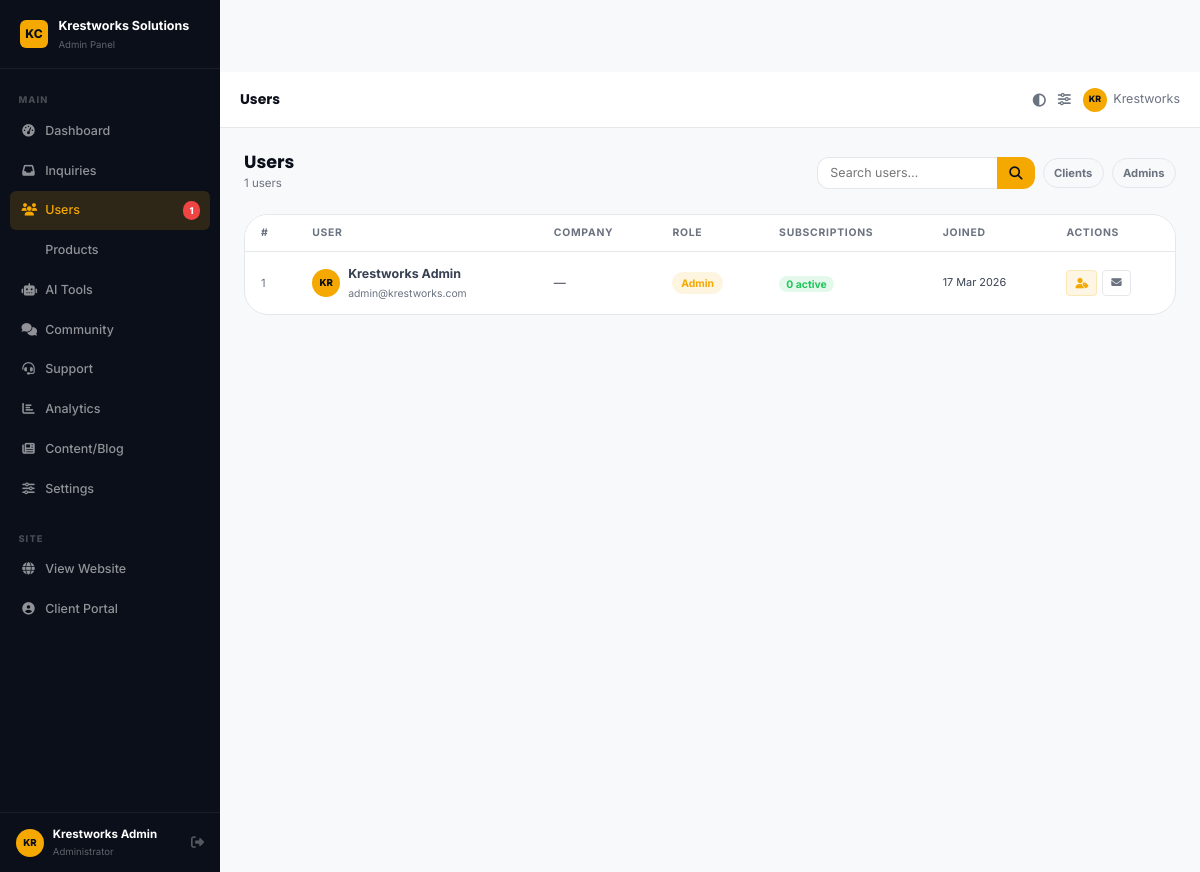
The page /admin/users.php (signed in) on the database its author committed.
### tables this page shows
CREATE TABLE IF NOT EXISTS users (
    id              INT UNSIGNED AUTO_INCREMENT PRIMARY KEY,
    name            VARCHAR(100)    NOT NULL,
    email           VARCHAR(150)    NOT NULL UNIQUE,
    password        VARCHAR(255)    NOT NULL,
    company         VARCHAR(150)    DEFAULT NULL,
    phone           VARCHAR(30)     DEFAULT NULL,
    avatar          VARCHAR(255)    DEFAULT NULL,
    role            ENUM('client','admin','moderator') DEFAULT 'client',
    is_active       TINYINT(1)      DEFAULT 1,
    email_verified  TINYINT(1)      DEFAULT 0,
    verify_token    VARCHAR(100)    DEFAULT NULL,
    reset_token     VARCHAR(100)    DEFAULT NULL,
    reset_expires   DATETIME        DEFAULT NULL,
    last_login      DATETIME        DEFAULT NULL,
    created_at      TIMESTAMP       DEFAULT CURRENT_TIMESTAMP,
    updated_at      TIMESTAMP       DEFAULT CURRENT_TIMESTAMP ON UPDATE CURRENT_TIMESTAMP,
    INDEX idx_email (email),
    INDEX idx_role (role)
);

### includes/helpers.php (called while the page is built, shortened)
<?php
function e(string $str): string {
    return htmlspecialchars($str, ENT_QUOTES | ENT_HTML5, 'UTF-8');
}
function asset(string $path): string {
    return BASE_URL . '/assets/' . ltrim($path, '/');
}
function url(string $path = ''): string {
    return BASE_URL . '/' . ltrim($path, '/');
}

### admin/users.php (the view, shortened to what this page needs)
<?php
$admin_title  = 'Users';
$admin_active = 'users';
require_once __DIR__ . '/admin-header.php';
$pdo = db();
$search = trim($_GET['q']??''); $role = $_GET['role']??''; $page = max(1,(int)($_GET['page']??1)); $perPg=20; $offset=($page-1)*$perPg;
$where=['1=1'];$params=[];
$wsql=implode(' AND ',$where);
$totalStmt=$pdo->prepare("SELECT COUNT(*) FROM users WHERE $wsql"); $totalStmt->execute($params); $total=(int)$totalStmt->fetchColumn();
$st=$pdo->prepare("SELECT * FROM users WHERE $wsql ORDER BY created_at DESC LIMIT ? OFFSET ?");
$st->execute(array_merge($params,[$perPg,$offset]));
$users=$st->fetchAll(PDO::FETCH_ASSOC);
?>
<div style="display:flex;align-items:center;justify-content:space-between;flex-wrap:wrap;gap:1rem;margin-bottom:1.25rem;">
  <div><h1 style="font-size:1.1rem;margin:0;">Users</h1><p style="font-size:0.72rem;color:var(--kw-text-muted);"><?= number_format($total) ?> users</p></div>
  <div style="display:flex;gap:0.5rem;flex-wrap:wrap;align-items:center;">
    <form method="GET" style="display:flex;gap:0;">
      <input type="text" name="q" value="<?= e($search) ?>" placeholder="Search users…" style="padding:0.45rem 0.75rem;background:var(--kw-bg-card);border:1px solid var(--kw-border);border-right:none;border-radius:var(--kw-radius-md) 0 0 var(--kw-radius-md);font-size:0.78rem;color:var(--kw-text-primary);outline:none;width:180px;">
      <button type="submit" style="padding:0.45rem 0.75rem;background:var(--kw-primary);border:none;border-radius:0 var(--kw-radius-md) var(--kw-radius-md) 0;cursor:pointer;color:#0A0F1A;"><i class="fa-solid fa-search"></i></button>
    </form>
    <a href="?role=client" style="padding:0.3rem 0.65rem;border-radius:999px;border:1px solid <?= $role==='client'?'var(--kw-primary)':'var(--kw-border)' ?>;background:<?= $role==='client'?'rgba(245,168,0,0.1)':'none' ?>;color:<?= $role==='client'?'var(--kw-primary)':'var(--kw-text-muted)' ?>;font-size:0.7rem;font-weight:700;text-decoration:none;">Clients</a>
    <a href="?role=admin" style="padding:0.3rem 0.65rem;border-radius:999px;border:1px solid <?= $role==='admin'?'var(--kw-primary)':'var(--kw-border)' ?>;background:<?= $role==='admin'?'rgba(245,168,0,0.1)':'none' ?>;color:<?= $role==='admin'?'var(--kw-primary)':'var(--kw-text-muted)' ?>;font-size:0.7rem;font-weight:700;text-decoration:none;">Admins</a>
  </div>
</div>
<div class="adm-card" style="padding:0;overflow:hidden;">
  <div style="overflow-x:auto;">
  <table class="adm-table">
    <thead><tr><th>#</th><th>User</th><th>Company</th><th>Role</th><th>Subscriptions</th><th>Joined</th><th>Actions</th></tr></thead>
    <tbody>
    <?php foreach ($users as $user):
      $subCnt = (int)$pdo->prepare('SELECT COUNT(*) FROM subscriptions WHERE user_id=? AND status="active"')->execute([$user['id']]) ? (function() use($pdo,$user){ $s=$pdo->prepare('SELECT COUNT(*) FROM subscriptions WHERE user_id=? AND status="active"'); $s->execute([$user['id']]); return (int)$s->fetchColumn(); })() : 0;
    ?>
    <tr>
      <td style="font-size:0.7rem;color:var(--kw-text-muted);"><?= $user['id'] ?></td>
      <td>
        <div style="display:flex;align-items:center;gap:0.5rem;">
          <div style="width:28px;height:28px;border-radius:50%;background:var(--kw-primary);color:#0A0F1A;display:flex;align-items:center;justify-content:center;font-size:0.6rem;font-weight:800;flex-shrink:0;">
            <?= strtoupper(substr($user['name'],0,2)) ?>
          </div>
          <div>
            <div style="font-weight:700;font-size:0.78rem;"><?= e($user['name']) ?></div>
            <div style="font-size:0.65rem;color:var(--kw-text-muted);"><?= e($user['email']) ?></div>
          </div>
        </div>
      </td>
      <td style="font-size:0.75rem;"><?= e($user['company']??'—') ?></td>
      <td><span class="adm-badge-inline badge-<?= $user['role'] ?>"><?= ucfirst($user['role']) ?></span></td>
      <td>
        <span style="background:rgba(34,197,94,0.12);color:#22C55E;border-radius:999px;padding:0.1rem 0.45rem;font-size:0.65rem;font-weight:700;">
          <?= $subCnt ?> active
        </span>
      </td>
      <td style="font-size:0.68rem;white-space:nowrap;"><?= date('d M Y', strtotime($user['created_at'])) ?></td>
      <td>
        <div style="display:flex;gap:0.3rem;">
          <button onclick="toggleRole(<?= $user['id'] ?>)" title="Toggle role" style="padding:0.22rem 0.5rem;background:rgba(245,168,0,0.1);border:1px solid rgba(245,168,0,0.2);border-radius:4px;font-size:0.65rem;color:var(--kw-primary);cursor:pointer;"><i class="fa-solid fa-user-tag"></i></button>
          <a href="mailto:<?= e($user['email']) ?>" style="padding:0.22rem 0.5rem;background:var(--kw-bg-alt);border:1px solid var(--kw-border);border-radius:4px;font-size:0.65rem;color:var(--kw-text-muted);text-decoration:none;" title="Email"><i class="fa-solid fa-envelope"></i></a>
        </div>
      </td>
    </tr>
    <?php endforeach; ?>
    </tbody>
  </table>
  </div>
</div>
<?php require_once __DIR__ . '/admin-footer.php'; ?>

### admin/admin-header.php (shortened to what this page needs)
<?php
require_once __DIR__ . '/../includes/helpers.php';
require_once __DIR__ . '/../includes/auth.php';
try {
    $pdo       = db();
    $adminUser = $pdo->prepare('SELECT id, name, email FROM users WHERE id = ? AND role = "admin" LIMIT 1');
    $adminUser->execute([$_SESSION['user_id']]);
    $adminUser = $adminUser->fetch(PDO::FETCH_ASSOC);
} catch (Exception $e) {
    $adminUser = ['name' => 'Admin', 'email' => ''];
}
try {
    $newInquiries = (int)$pdo->query("SELECT COUNT(*) FROM inquiries WHERE status='new'")->fetchColumn();
    $openTickets  = (int)$pdo->query("SELECT COUNT(*) FROM support_tickets WHERE status='open'")->fetchColumn();
    $newUsers     = (int)$pdo->query("SELECT COUNT(*) FROM users WHERE created_at >= DATE_SUB(NOW(), INTERVAL 7 DAY)")->fetchColumn();
} catch(Exception $e) {
    $newInquiries = $openTickets = $newUsers = 0;
}
$admin_active = $admin_active ?? '';
$adminInitials = strtoupper(substr($adminUser['name'], 0, 2));
$navItems = [
    ['dashboard',  'fa-gauge-high',     'Dashboard',   'admin',                0],
    ['inquiries',  'fa-inbox',          'Inquiries',   'admin/inquiries',      $newInquiries],
    ['users',      'fa-users',          'Users',       'admin/users',          $newUsers],
    ['products',   'fa-boxes-stacking', 'Products',    'admin/products',       0],
    ['ai-tools',   'fa-robot',          'AI Tools',    'admin/ai-tools',       0],
    ['community',  'fa-comments',       'Community',   'admin/community',      0],
    ['support',    'fa-headset',        'Support',     'admin/support',        $openTickets],
    ['analytics',  'fa-chart-bar',      'Analytics',   'admin/analytics',      0],
    ['content',    'fa-newspaper',      'Content/Blog','admin/content',        0],
    ['settings',   'fa-sliders',        'Settings',    'admin/settings',       0],
];
?>
<!DOCTYPE html>
<html lang="en" class="<?= $_COOKIE['kw_theme'] ?? '' ?>">
<head>
  <link rel="stylesheet" href="https://cdnjs.cloudflare.com/ajax/libs/font-awesome/6.5.0/css/all.min.css">
  <link rel="stylesheet" href="<?= asset('css/krest.css') ?>">
</head>
<body>
<div class="adm-layout">
  <aside class="adm-sidebar" id="adm-sidebar">
    <div class="adm-logo">
      <div class="adm-logo-mark">KC</div>
      <div>
        <div class="adm-logo-text"><?= APP_NAME ?></div>
        <div class="adm-logo-sub">Admin Panel</div>
      </div>
    </div>
    <nav class="adm-nav">
      <div class="adm-nav-label">Main</div>
      <?php foreach ($navItems as $item): ?>
      <a href="<?= url($item[3]) ?>" class="adm-nav-item <?= $admin_active === $item[0] ? 'active' : '' ?>">
        <i class="fa-solid <?= $item[1] ?>"></i>
        <?= $item[2] ?>
        <?php if ($item[4] > 0): ?><span class="adm-badge"><?= $item[4] > 99 ? '99+' : $item[4] ?></span><?php endif; ?>
      </a>
      <?php endforeach; ?>
      <div class="adm-nav-label" style="margin-top:0.75rem;">Site</div>
      <a href="<?= url() ?>" target="_blank" class="adm-nav-item">
        <i class="fa-solid fa-globe"></i> View Website
      </a>
      <a href="<?= url('portal') ?>" target="_blank" class="adm-nav-item">
        <i class="fa-solid fa-user-circle"></i> Client Portal
      </a>
    </nav>
    <div class="adm-user-bar">
      <div class="adm-avatar"><?= e($adminInitials) ?></div>
      <div style="flex:1;min-width:0;">
        <div style="font-size:0.72rem;font-weight:700;color:#fff;white-space:nowrap;overflow:hidden;text-overflow:ellipsis;"><?= e($adminUser['name']) ?></div>
        <div style="font-size:0.6rem;color:rgba(255,255,255,0.35);">Administrator</div>
      </div>
      <a href="<?= url('api/auth-logout') ?>" title="Logout" style="color:rgba(255,255,255,0.3);font-size:0.82rem;text-decoration:none;flex-shrink:0;">
        <i class="fa-solid fa-right-from-bracket"></i>
      </a>
    </div>
  </aside>
  <div class="adm-main">
    <header class="adm-topbar">
      <div style="display:flex;align-items:center;gap:0.75rem;">
        <h2 style="font-size:0.875rem;font-weight:700;margin:0;"><?= e($admin_title ?? 'Admin') ?></h2>
      </div>
      <div style="display:flex;align-items:center;gap:0.75rem;">
        <button onclick="KrestTheme?.toggle()" style="background:none;border:none;color:var(--kw-text-muted);cursor:pointer;font-size:0.82rem;" title="Toggle theme">
          <i class="fa-solid fa-circle-half-stroke"></i>
        </button>
        <a href="<?= url('admin/settings') ?>" style="color:var(--kw-text-muted);font-size:0.82rem;text-decoration:none;" title="Settings">
          <i class="fa-solid fa-sliders"></i>
        </a>
        <div style="display:flex;align-items:center;gap:0.4rem;font-size:0.78rem;color:var(--kw-text-muted);">
          <div class="adm-avatar" style="width:24px;height:24px;font-size:0.55rem;"><?= e($adminInitials) ?></div>
          <span><?= e(explode(' ', $adminUser['name'])[0]) ?></span>
        </div>
      </div>
    </header>
    <div class="adm-content">

### admin/admin-footer.php (shortened to what this page needs)
</div>
  </div>
</div>
</body>
</html>

### assets/css/krest.css (style rules this page uses)
:root { --kw-primary: #F5A800; --kw-primary-dark: #C47F00; --kw-primary-light: #FFD166; --kw-accent: #8B5E00; --kw-bg: #F8F9FA; --kw-bg-alt: #FFFFFF; --kw-bg-card: #FFFFFF; --kw-bg-card-hover: #F1F3F5; --kw-bg-input: #FFFFFF; --kw-bg-nav: rgba(255,255,255,0.95); --kw-bg-footer: #0A0F1A; --kw-bg-hero: #0A0F1A; --kw-border: #E5E7EB; --kw-border-focus: #F5A800; --kw-text-primary: #0A0F1A; --kw-text-secondary: #374151; --kw-text-muted: #6B7280; --kw-text-invert: #F9FAFB; --kw-shadow-sm: 0 1px 3px rgba(0,0,0,0.08); --kw-shadow-md: 0 4px 16px rgba(0,0,0,0.10); --kw-shadow-lg: 0 8px 32px rgba(0,0,0,0.12); --kw-shadow-gold: 0 4px 24px rgba(245,168,0,0.25); --kw-radius-sm: 6px; --kw-radius-md: 12px; --kw-radius-lg: 18px; --kw-radius-xl: 24px; --kw-radius-pill: 9999px; --kw-transition: all 0.25s cubic-bezier(0.4, 0, 0.2, 1); --kw-transition-slow:all 0.45s cubic-bezier(0.4, 0, 0.2, 1); --kw-nav-height: 72px; --font-body: 'Inter', system-ui, -apple-system, sans-serif; --font-heading: 'Poppins', 'Inter', sans-serif; }
*, *::before, *::after { box-sizing: border-box; margin: 0; padding: 0; }
html { scroll-behavior: smooth; font-size: 16px; -webkit-text-size-adjust: 100%; }
body { font-family: var(--font-body); background-color: var(--kw-bg); color: var(--kw-text-primary); line-height: 1.65; transition: background-color 0.3s ease, color 0.3s ease; overflow-x: hidden; padding-top: var(--kw-nav-height); }
a { color: var(--kw-primary); text-decoration: none; transition: var(--kw-transition); }
button { cursor: pointer; font-family: var(--font-body); }
input, textarea, select { font-family: var(--font-body); }
h1, h2, h3, h4, h5, h6 { font-family: var(--font-heading); font-weight: 700; line-height: 1.2; color: var(--kw-text-primary); }
h1 { font-size: clamp(2rem, 5vw, 3.5rem); }
h2 { font-size: clamp(1.5rem, 3.5vw, 2.5rem); }
p { color: var(--kw-text-secondary); line-height: 1.8; margin-bottom: 1rem; }
p:last-child { margin-bottom: 0; }

### rows shown on the page
users: name "KR", name "Krestworks Admin", name "Krestworks", id "1", email "admin@krestworks.com", company "—", role "Admin", subCnt "0", created_at "17 Mar 2026"

### other values the page prints
APP_NAME "Krestworks Solutions"
$item[2] "Dashboard"
$item[2] "Inquiries"
$item[2] "Users"
$item[4] "1"
$item[2] "Products"
$item[2] "AI Tools"
$item[2] "Community"
$item[2] "Support"
$item[2] "Analytics"
$item[2] "Content/Blog"
$item[2] "Settings"
$admin_title "Users"
$total "1"
